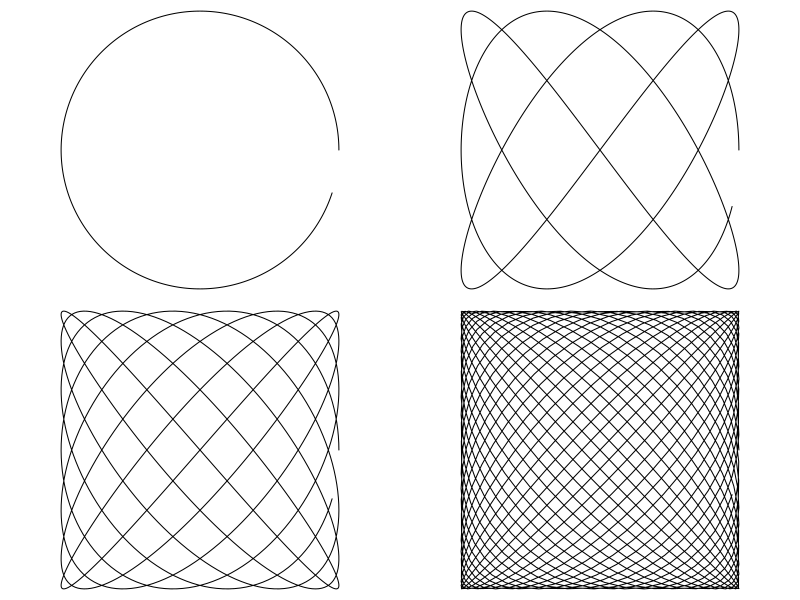
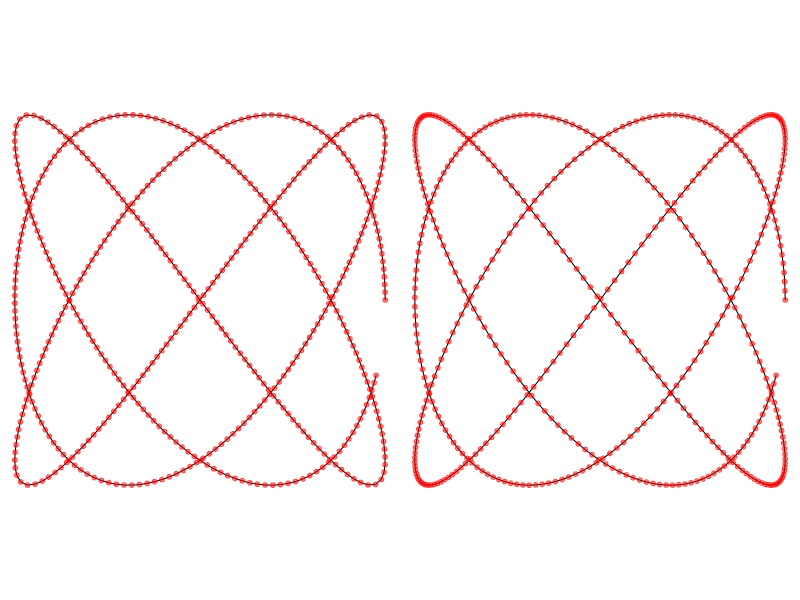
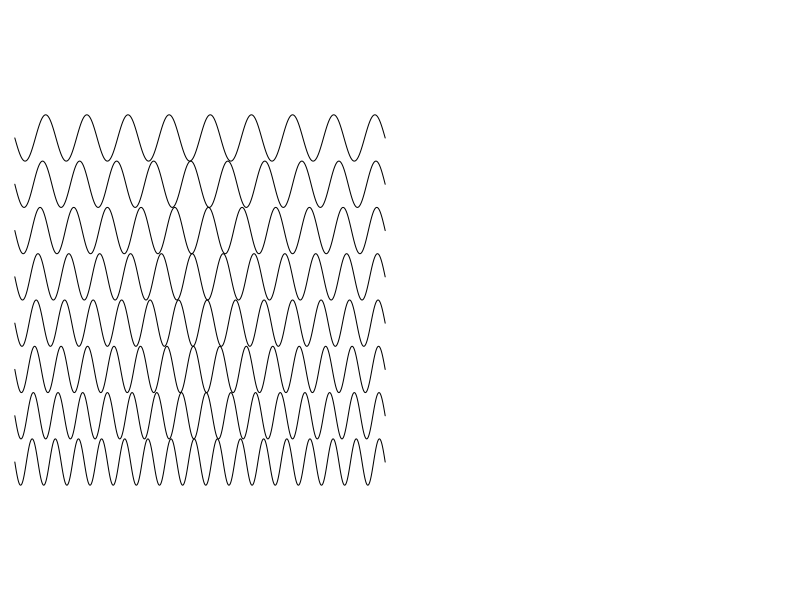
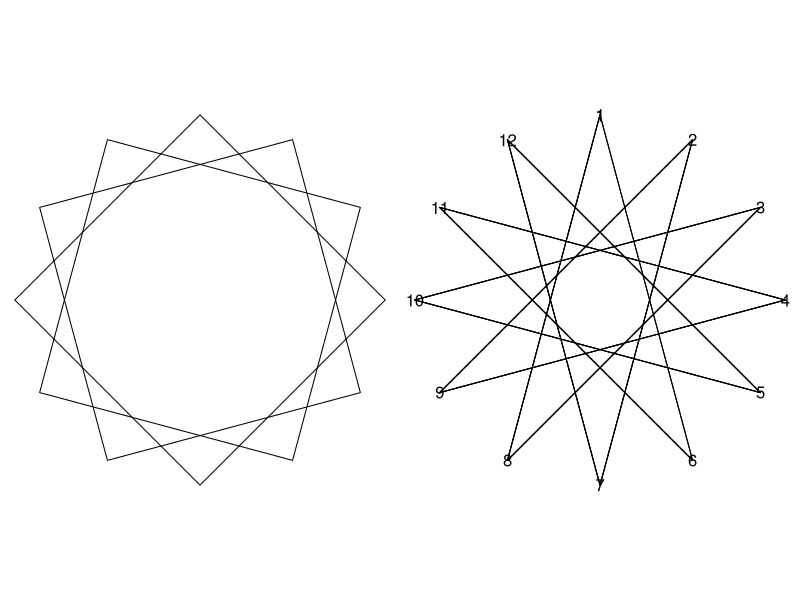
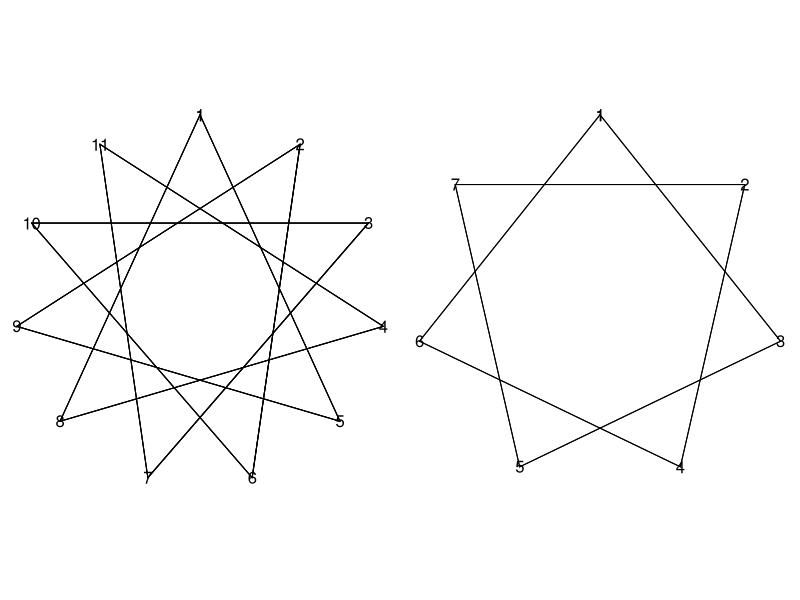
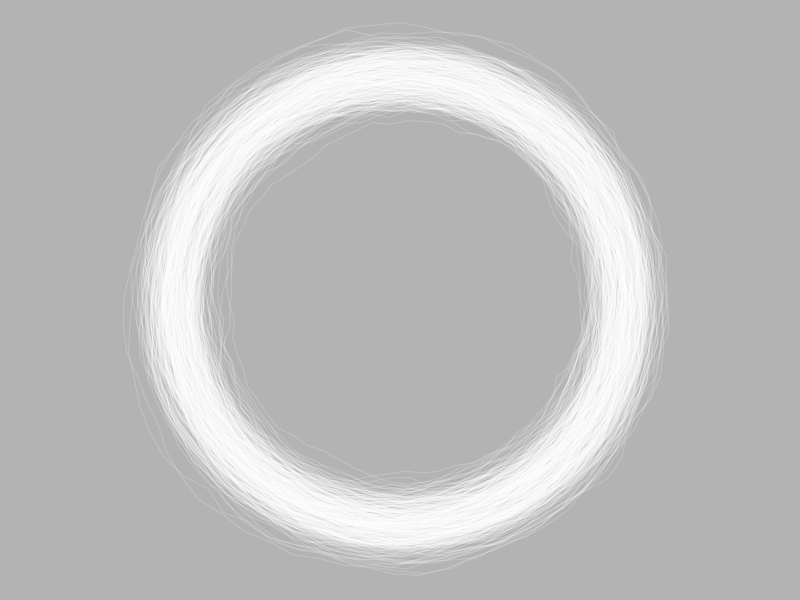

These figures' R source, in order:
## ---- chunk 1
harmonica = function(NNN=1000,waves=23, ratio=24/23) {
thetas = seq(0,1,length=NNN)*2*pi*waves
return(cbind(cos(thetas),sin(ratio*thetas)))
}
par(pty='s',ann=F,mai=0*c(1,1,1,1), mfrow=c(2,2))
plot(harmonica(ratio=1,waves=.95),typ='l',axes=FALSE)
plot(harmonica(ratio=4/3,waves = 2.95),typ='l',axes=FALSE)
plot(harmonica(ratio=8/7,waves = 6.95),typ='l',axes=FALSE)
plot(harmonica(waves=22.95),typ='l',axes=FALSE)

## ---- chunk 2
traveled = function(xy){
  NN = nrow(xy)
  if (ncol(xy) == 2) {
  distanceBetween = c(0,sqrt( rowSums((xy[1:(NN-1),1:2]-xy[2:(NN),1:2])^2 ))) } else {
    distanceBetween = c(0,sqrt( rowSums((xy[1:(NN-1),1:3]-xy[2:(NN),1:3])^2 ))) }
  traveled = cumsum(distanceBetween)/sum(distanceBetween)
  return(traveled)}

#Example:
NNN0=500
xy0 = harmonica(NNN=NNN0,ratio=4/3,waves=2.95)
travel = traveled(xy0)
xy = cbind(approx(travel,xy0[,1],seq(0,1,length=NNN0),rule=2)[[2]],
           approx(travel,xy0[,2],seq(0,1,length=NNN0),rule=2)[[2]])

par(pty='s',ann=F,mai=0*c(1,1,1,1),mfrow=c(1,2))
plot(xy,typ='l',axes=F)
points(xy,pch=20,col=rgb(1,0,0,.5))

plot(xy0,typ='l',axes=F)
points(xy0,pch=20,col=rgb(1,0,0,.5))


## ---- chunk 3
dougsSign = function(topBottom,NNN,waves=2*pi,start0=0){
  thetas = seq(0,1,length=NNN)*waves
  wave = (topBottom[1]-topBottom[2]) *( (sin(thetas+start0)+1)/2) + topBottom[2]
  return(cbind(thetas,wave))
}

dY = 1/4
par(pty='s',ann=F)

plot(NULL, xlim=c(0,2*pi),ylim=c(-1,1),axes=F)

start=32
stop = 18
for (i in seq(start,stop,-2)){
  xy = dougsSign((start-i)*dY/2+c(-1,-1+dY),1000,waves=i*pi)
lines(2*xy[,1]/i,xy[,2])
}



## ---- chunk 4
polly = function(sides=4,start=0,r=1){
  thetas=seq(0,1,length=sides+1)*2*pi
  res=r*cbind(sin(start+thetas),cos(start+thetas))
  return(res)}
## ---- chunk 5
par(pty='s',ann=F,mai=0*c(1,1,1,1),mfrow=c(1,2))

p1=polly()
p2=polly(start=pi/6)
p3=polly(start=pi/3)
    
plot(p1,t="l",axes=F)
lines(p2)
lines(p3)

p1 = polly(12)
plot(NULL, xlim = c(-1,1),ylim = c(-1,1), axes=F)
text(p1[,1],p1[,2],1:12)
for (i in 1:35) {
  lines(rbind(p1[(i %% 12) + 1,],p1[(i+5) %% 12 + 1,]))  
}
## ---- chunk 6
par(pty='s',ann=F,mai=0*c(1,1,1,1),mfrow=c(1,2))

p1 = polly(11)

plot(NULL, xlim = c(-1,1),ylim = c(-1,1), axes=F)
text(p1[,1],p1[,2],1:11)
for (i in 1:35) {
  lines(rbind(p1[(i %% 11) + 1,],p1[(i+4) %% 11 + 1,]))  
}

p1 = polly(7)

plot(NULL, xlim = c(-1,1),ylim = c(-1,1), axes=F)
text(p1[,1],p1[,2],1:7)
for (i in 1:14) {
  lines(rbind(p1[(i %% 7) + 1,],p1[(i+2) %% 7 + 1,]))  
}


## ---- chunk 7
whiteside = function(rho = .9,
                     sigmae = .02,
                     theEnd = 100,
                     width = 1,
                     white = rgb(1, 1, 1, .15),
                     white2 = rgb(1, 1, 1, 1),
                     scale = 1,
                     scaleY = 1,
                     rTheta = 0,
                     shiftV = c(0, 0),
                     fill = F) {
                                start = 0
                                end = theEnd * 64.1
                                e = rnorm(end)
                                mean = 1
                                a = mean + e * sqrt(sigmae ^ 2 / (1 - rho ^ 2))
                                for (i in 2:length(e)) {
                                  a[i] = mean * (1 - rho) + rho * a[i - 1] + sigmae * e[i]
                                }
                                sqrt(sigmae ^ 2 / (1 - rho ^ 2))
                     if (fill == T) {
                       thetas = 2 * pi * seq(0, 1, .01)
                       circle = cbind(scale * sin(thetas), scale * scaleY * cos(thetas))
                       circle = rotate(circle, rTheta)
                       circle = shift(circle, shiftV)
                       polygon(circle, col = white2, border = NA)
                     }


                                
                                
            thetas = (1 / 64.1) * seq(1:end) * 2 * pi
            for (j in 1:theEnd) {
                start = (j - 1) * 65 + 1
                end = start + 65
                circle = cbind(a[start:end] * scale * cos(thetas[start:end]), a[start:end] *
                     scale * scaleY * sin(thetas[start:end]))
                circle = rotate(circle, rTheta)
                circle = shift(circle, shiftV)
                lines(circle,
                typ = "l",
                col = white,
                lwd = width)
                }
}

rotate=function (xy,theta,about=c(0,0)) {
  rows=nrow(xy)
  center=t(matrix(rep(about,rows),2,rows))

  rotate=rbind(c(cos(theta),sin(theta)),c(-sin(theta),cos(theta)))
  rxy =(xy-center) %*% rotate +center

  return(rxy)}
shift=function(xy,shifted)
{
  rows=nrow(xy)
  xynew=xy+t(matrix(rep(shifted,rows),2,rows))
  return(xynew)}

par(pty="s",ann=FALSE,mfrow=c(1,1),bg="grey70",mai=.1*c(1,1,1,1))

 plot(NULL, xlim = c(-1.2, 1.2), ylim = c(-1.2, 1.2),axes=FALSE)
 whiteside(
   rho = .98,
   sigmae = .015,
   theEnd = 500,
   white = rgb(1, 1, 1, .2),
   white2 = rgb(1, 1, 1, 1),
   width = 1,
   fill = F
 )

